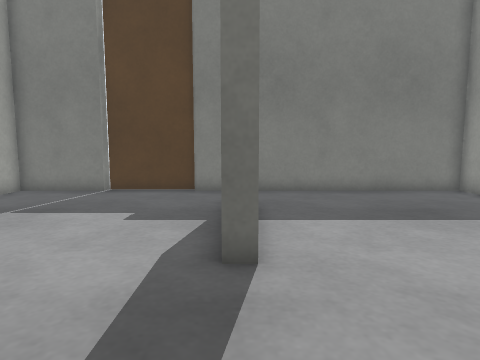
[1] (above)

12 first-person views from a walk through a Gazebo world. The camera is 0.48 m above the floor, tilts 6° down and sees 75° across. The floor is counted in squares, 0.25 m on a side. Each view is taken from the middle of a square. On the plan, view 1 faces up. The plan holds only what a view shows up to about 17 squares ahead; the rest is blank. The place goes on beyond the plan.

[2]
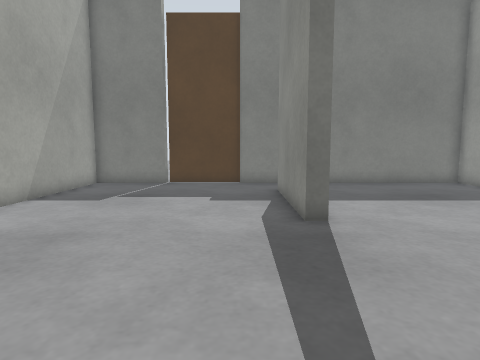

[3]
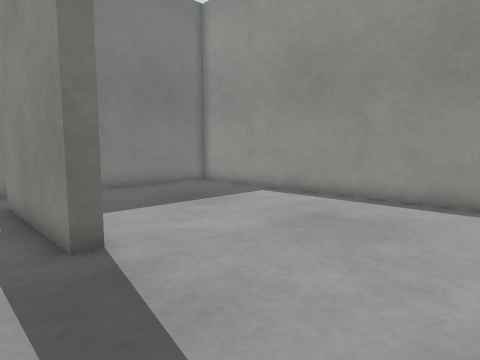

[4]
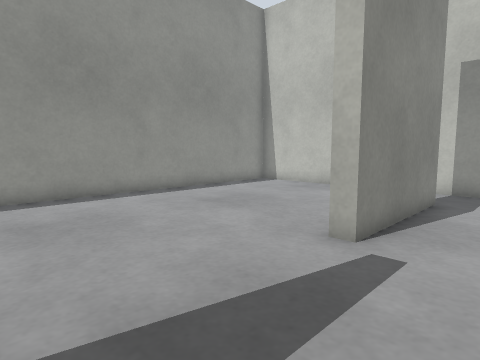

[5]
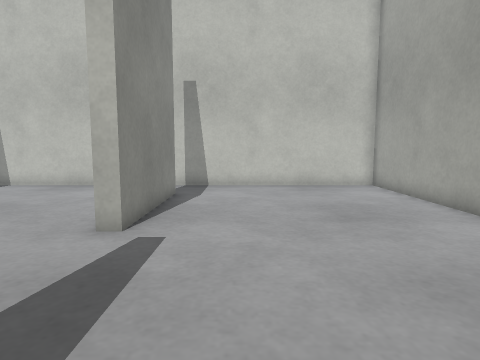

[6]
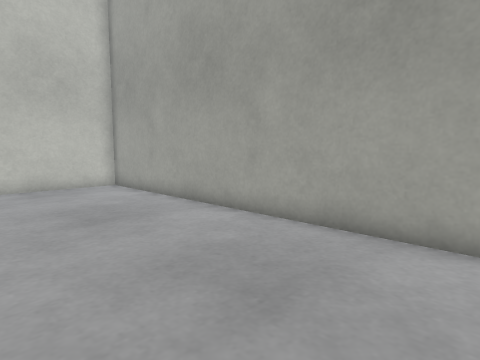

[7]
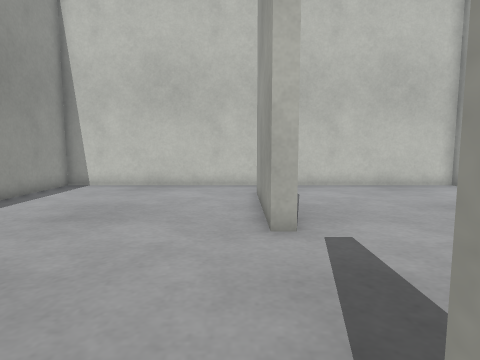

[8]
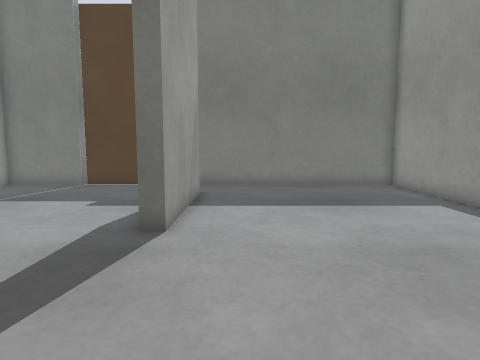

[9]
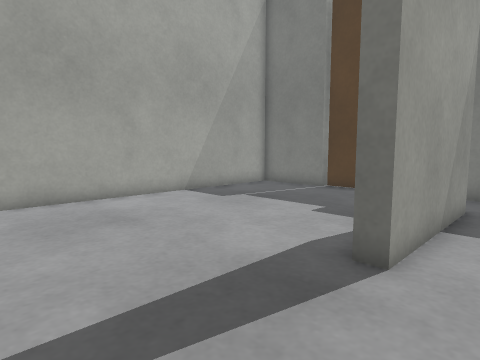

[10]
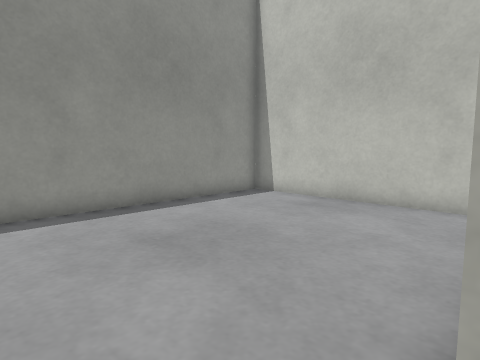

[11]
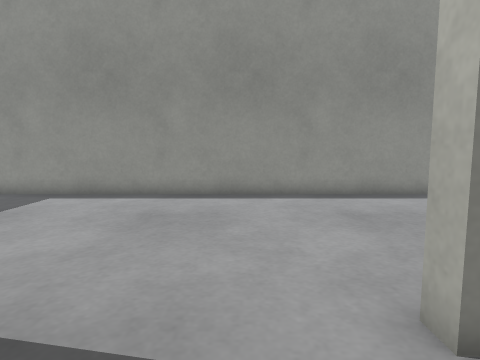

[12]
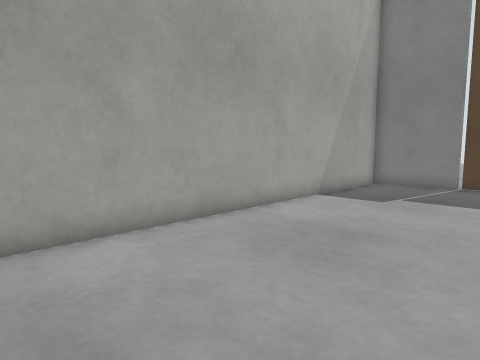

### Floor plan
Points are (right, up) in squares from view 1. A wall is a line through its corners. A room is listed if a view was taken in it or the views show most of it. See-through windows are left out.
Room 1 (views 1, 2, 3, 4, 5, 6, 7, 8, 9, 10, 11, 12)
walls: (0.3, 11) (0.3, 5) (-0.3, 5) (-0.3, 11); (-0.3, -7.1) (-0.3, -1) (0.3, -1) (0.3, -7); (-6, 13.7) (-9.7, 13.7) (-9.7, -9.7) (9.7, -9.7) (9.7, 13.7) (-2, 13.7)

Where each view was taken, in squares from view 1:
view 1: 0 up, 0 right, facing up
view 2: 3 down, 2 left, facing up
view 3: 1 down, 2 left, facing up-right
view 4: 5 up, 3 left, facing down-right
view 5: 6 up, 3 left, facing down
view 6: 6 up, 3 left, facing down-left
view 7: 6 up, 1 right, facing down
view 8: 2 down, 2 right, facing up
view 9: 0 up, 2 right, facing up-left
view 10: 1 up, 0 right, facing down-right
view 11: 1 up, 3 left, facing right
view 12: 3 down, 3 left, facing up-left
